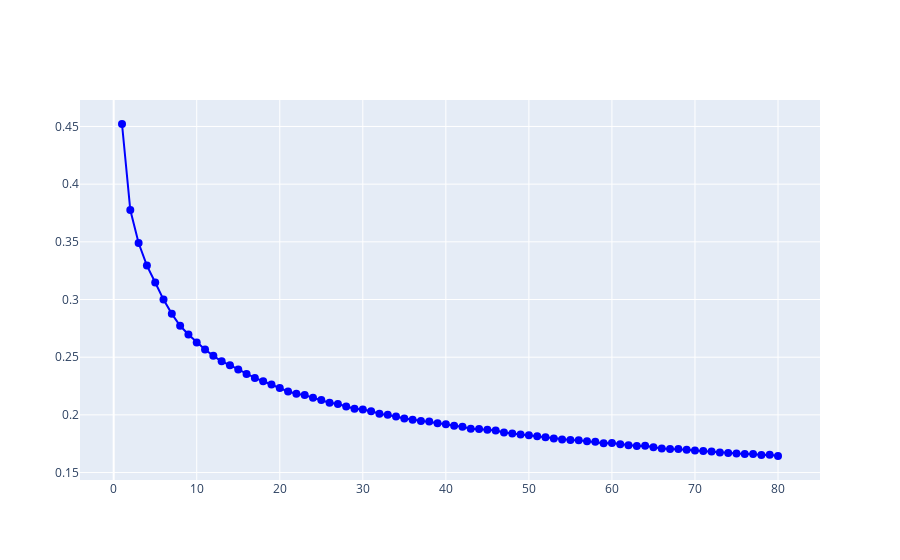
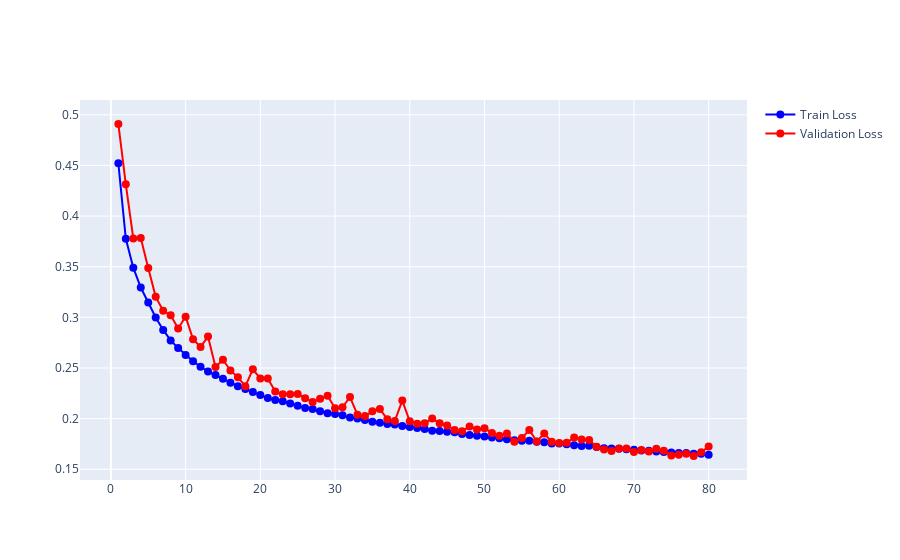
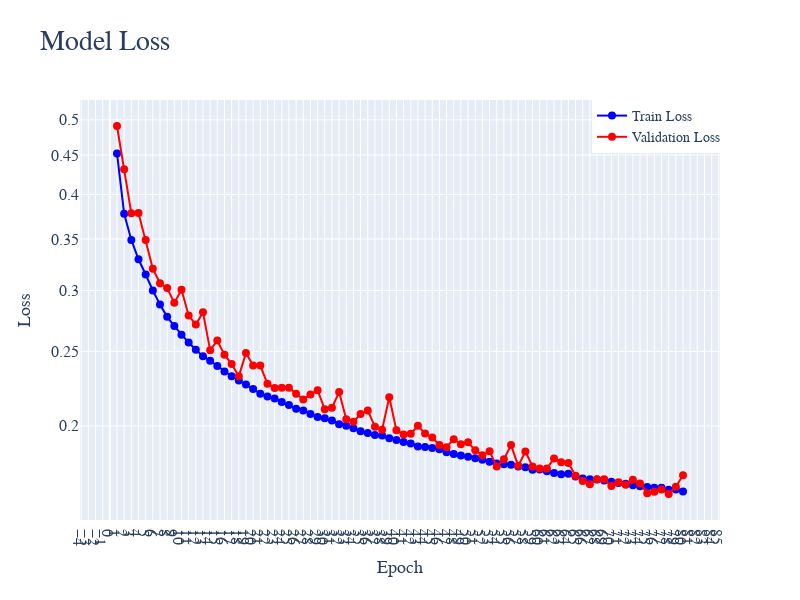
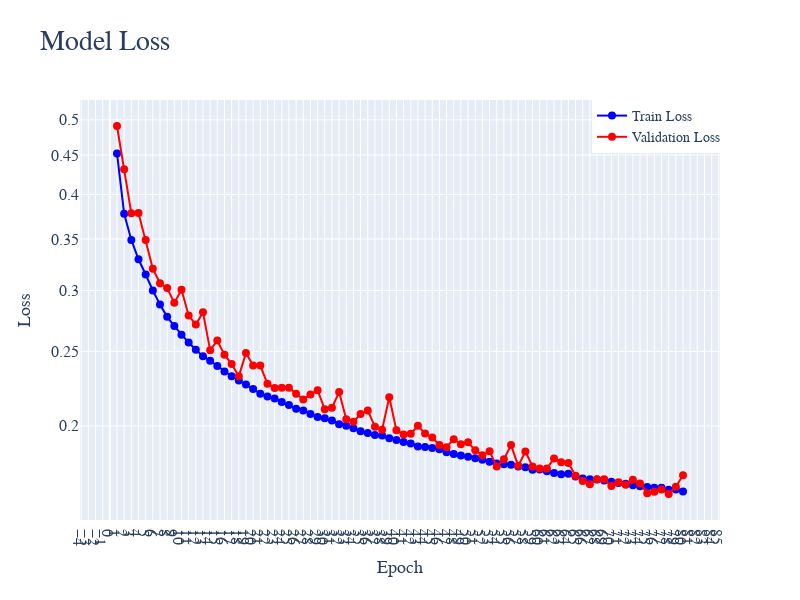

The cell these charts' notebook holds for them, in order:
### Code cell
import plotly.graph_objects as go

# 假设 histeddynet 包含损失值数据
# 示例数据
epochs = list(range(1, len(histeddynet['loss']) + 1))

# 创建训练损失的折线图
train_loss_trace = go.Scatter(
    x=epochs,
    y=histeddynet['loss'],
    mode='lines+markers',
    name='Train Loss',
    line=dict(color='blue'),
    marker=dict(size=8)
)

# 创建验证损失的折线图
val_loss_trace = go.Scatter(
    x=epochs,
    y=histeddynet['val_loss'],
    mode='lines+markers',
    name='Validation Loss',
    line=dict(color='red'),
    marker=dict(size=8)
)

# 创建图形对象
fig = go.Figure()

# 添加数据到图形中
fig.add_trace(train_loss_trace)
fig.add_trace(val_loss_trace)

# 设置图表标题和坐标轴标签
fig.update_layout(
    title='Model Loss',
    xaxis=dict(
        title='Epoch',
        tickmode='linear',
        tickfont=dict(size=16),
        titlefont=dict(size=18)
    ),
    yaxis=dict(
        title='Loss',
        type='log',  # 设置 y 轴为对数刻度
        tickfont=dict(size=16),
        titlefont=dict(size=18),
        showexponent='none'  # 取消科学计数法显示
    ),
    font=dict(
        family='Times New Roman',
        size=20
    ),
    legend=dict(
        title=None,
        font=dict(size=14),
        x=0.8,
        y=1.0
    ),
    width=800,
    height=600
)

# 显示图表
fig.show()
